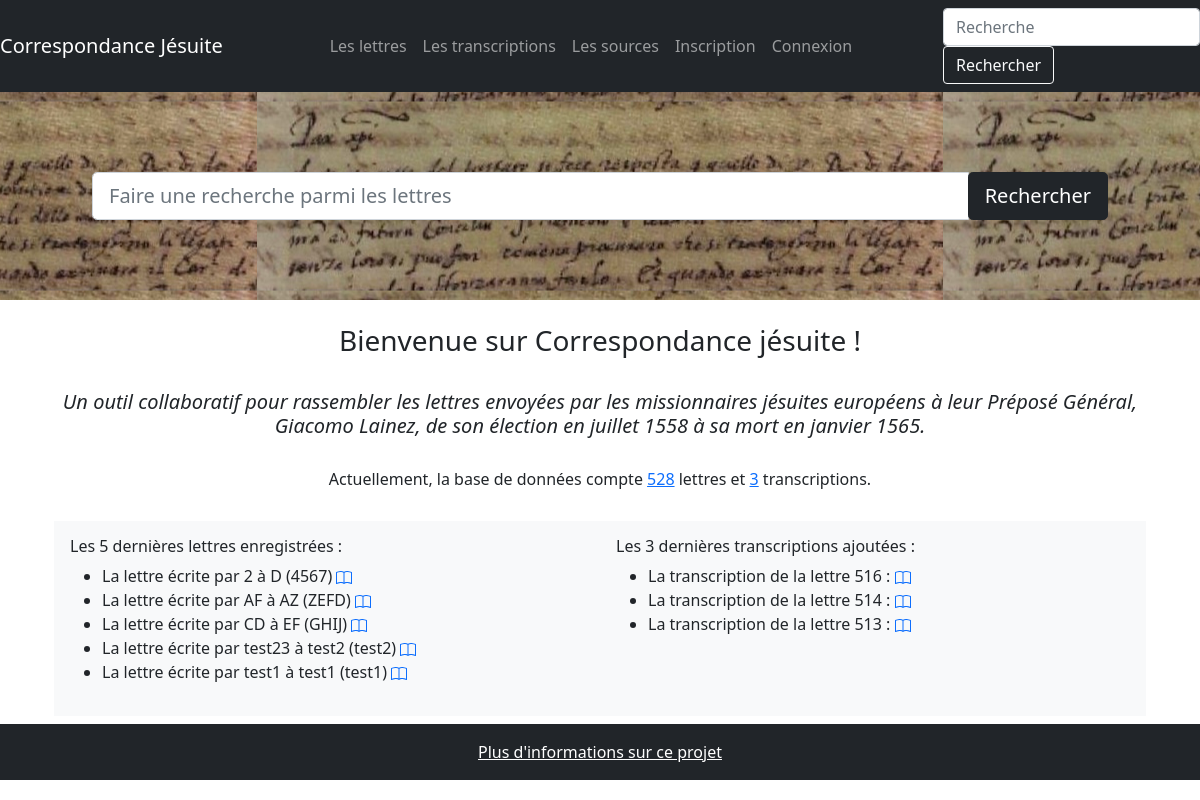
The app's page /, older data.
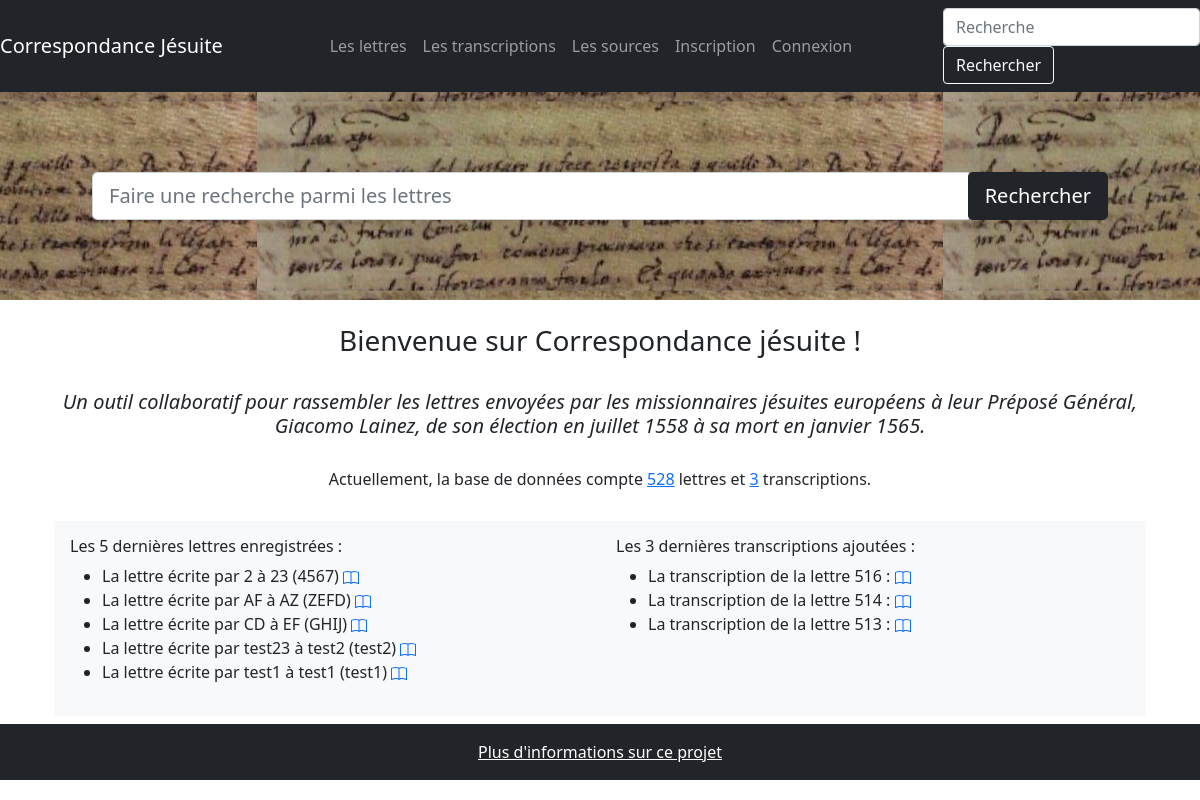
The same page, newer data.
### correspondance/modeles/donnees.py (models this page shows, shortened)
class Lettre(db.Model):
    __tablename__ = "lettre"
    lettre_id = db.Column(db.Integer, unique=True, nullable=False, primary_key=True, autoincrement=True)
    lettre_date = db.Column(db.Text, nullable=False)
    lettre_numero = db.Column(db.Text)
    lettre_redacteur = db.Column(db.Text)
    lettre_lieu = db.Column(db.Text)
    lettre_volume = db.relationship("Publication", secondary=Source, backref=db.backref("Lettre", lazy='dynamic'))
    transcription_texte: List["Transcription"] = db.relationship("Transcription", back_populates="lettre",
                                                                 cascade="all,delete")
    contributions = db.relationship("Contribution", back_populates="lettre")

class Transcription(db.Model):
    __tablename__ = "transcription"
    transcription_id = db.Column(db.Integer, unique=True, nullable=False, primary_key=True, autoincrement=True)
    transcription_texte = db.Column(db.Text, nullable=False)
    transcription_lettre_id = db.Column(db.Integer, db.ForeignKey('lettre.lettre_id'), nullable=False)
    lettre: Lettre = db.relationship("Lettre", back_populates="transcription_texte")
    contributions = db.relationship("Contribution", back_populates="transcription")

### correspondance/routes/generic.py (the view)
@app.route('/')
def accueil():
    toutes_les_lettres = Lettre.query.all()
    dernieres_lettres = Lettre.query.order_by(Lettre.lettre_id.desc()).limit(5).all()
    toutes_les_transcriptions = Transcription.query.all()
    dernieres_transcriptions = Transcription.query.order_by(Transcription.transcription_id.desc()).limit(5).all()
    return render_template('pages/accueil.html', nom="Correspondance jésuite", dernieres_lettres=dernieres_lettres,
                           toutes_les_lettres=toutes_les_lettres, dernieres_transcriptions=dernieres_transcriptions,
                           toutes_les_transcriptions=toutes_les_transcriptions)

### correspondance/templates/pages/accueil.html (shortened to what this page needs)
{% extends "conteneur.html" %}
{% block afternav %}
    {% include "partials/recherche.html" %}
{%endblock%}
{%block corps%}
<div>
    <br/>
        <h3 class="text-center">Bienvenue sur {{nom}} !</h3>
    <br/>
        <h5  class="text-center"><em>Un outil collaboratif pour rassembler les lettres envoyées par les missionnaires
            jésuites européens à leur Préposé Général, Giacomo Lainez, de son élection en juillet 1558 à sa mort en
            janvier 1565.</em>
        </h5>
    <br/>
        {% if toutes_les_lettres and toutes_les_transcriptions %}
            <h6 class="text-center">Actuellement, la base de données compte
                <a href="{{url_for('lettres')}}">{{toutes_les_lettres|length}}</a> lettres et
                <a href="{{url_for('transcriptions')}}">{{toutes_les_transcriptions|length}}</a> transcriptions.
            </h6>
    <br/>
<div class="container">
    <div class="row">
        <div class="col p-3 mb-2 bg-light text-dark">
            <h6> Les {{dernieres_lettres|length}} dernières lettres enregistrées : </h6>
                <ul>{% for lettre in dernieres_lettres %}
                    <li>La lettre écrite par {{lettre.lettre_redacteur}} à {{lettre.lettre_lieu}} ({{lettre.lettre_date}})
                    <a href="{{url_for('unique_lettre', lettre_id = lettre.lettre_id)}}">
                    </a>
                    </li>
                    {% endfor %}
                </ul>
            </div>
            <div class="col p-3 mb-2 bg-light text-dark">
                <h6>Les {{dernieres_transcriptions|length}} dernières transcriptions ajoutées :</h6>
                <ul>{% for transcription in dernieres_transcriptions %}
                    <li>La transcription de la lettre {{transcription.transcription_lettre_id }} :
                    <a href="{{url_for('afficher_transcription', transcription_id = transcription.transcription_id)}}">
                    </a>
                    </li>
                    {% endfor %}
                </ul>
            </div>
        </div>
    </div>
</div>
        {% else %}
                <p>La base de données est en cours de constitution</p>
        {% endif %}
{%endblock%}

### correspondance/templates/conteneur.html (shortened to what this page needs)
<!DOCTYPE html>
<html lang="fr">
    <head>
        {% include "partials/css.html"%}
    </head>
    <body>
        <nav class="navbar navbar-expand-md navbar-dark bg-dark justify-content-between">
            <a class="navbar-brand" href="{{ url_for('accueil') }}">Correspondance Jésuite</a>
            <ul class="navbar-nav mr-auto">
                <li class="nav-item">
                    <a class="nav-link" href="{{url_for('lettres')}}">Les lettres</a>
                </li>
                <li class="nav-item">
                    <a class="nav-link" href="{{url_for('transcriptions')}}">Les transcriptions</a>
                </li>
                <li>
                    <a class="nav-link" href="{{url_for('publications')}}">Les sources</a>
                </li>
                {% if not current_user.is_authenticated %}
                <li class="nav-item">
                    <a class="nav-link" href="{{url_for('inscription')}}">Inscription</a>
                </li>
                <li class="nav-item">
                    <a class="nav-link" href="{{url_for('connexion')}}">Connexion</a>
                </li>
                {% else %}
                <li class="nav-item">
                    <a class="nav-link" href="{{url_for('deconnexion')}}">Déconnexion ({{current_user.ut_nom}})</a>
                </li>
                {% endif %}
                </ul>
                <form class="form-inline my-2 my-lg-0" action="{{url_for('recherche')}}" method="GET">
                    <input class="form-control mr-sm-2" name="keyword" type="search" placeholder="Recherche" aria-label="Recherche">
                    <button class="btn btn-outline-light my-2 my-sm-0" type="submit">Rechercher</button>
                </form>
              </nav>
        {% block afternav %}{%endblock%}
          <div class="container">
              <div class="row">
                <div class="col">
                    {% block corps %}{% endblock %}
                </div>
              </div>
          </div>
    </body>
{% block footer %}
    <footer class="bg-dark" style="background-color: rgba(0, 0, 0, 0.2);">
        <div class="container" style="padding: 1em; text-align: center">
        <a  class="text-white" href={{url_for('projet')}}>Plus d'informations sur ce projet</a>
        </div>
    </footer>
{% endblock %}
</html>

### correspondance/templates/partials/css.html
<link rel="stylesheet" href="{{ url_for('static', filename= 'css/bootstrap.css') }}">

### correspondance/templates/partials/recherche.html
<div class="hero jumbotron">
  <div class="container">
    <form class="form" action="{{url_for('recherche')}}" method="GET">
      <div class="input-group">
        <input type="search" name="keyword" class="form-control form-control-lg" type="text"
               placeholder="Faire une recherche parmi les lettres">
        <span class="input-group-btn">
          <button class="btn btn-dark btn-lg" role="button">Rechercher</button>
        </span>
      </div>
    </form>
  </div>
</div>

Row changes from the older to the newer data that the page shows:
changed Lettre (number 1 of 5 on the later page): lettre_lieu "D" → "23"
